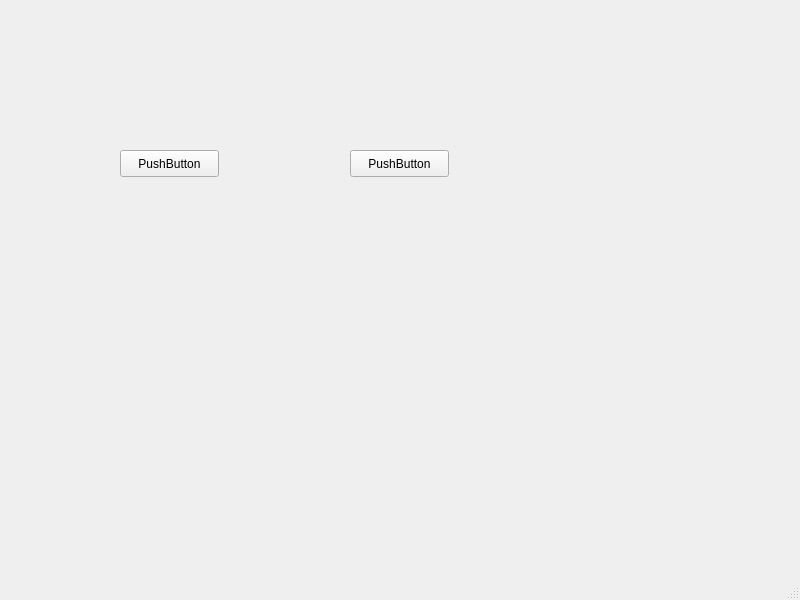
<?xml version="1.0" encoding="UTF-8"?>
<ui version="4.0">
 <class>MainWindow</class>
 <widget class="QMainWindow" name="MainWindow">
  <property name="geometry">
   <rect>
    <x>0</x>
    <y>0</y>
    <width>800</width>
    <height>600</height>
   </rect>
  </property>
  <property name="windowTitle">
   <string>MainWindow</string>
  </property>
  <widget class="QWidget" name="centralwidget">
   <widget class="QPushButton" name="pushButton">
    <property name="geometry">
     <rect>
      <x>120</x>
      <y>150</y>
      <width>99</width>
      <height>27</height>
     </rect>
    </property>
    <property name="text">
     <string>PushButton</string>
    </property>
   </widget>
   <widget class="QPushButton" name="pushButton_2">
    <property name="geometry">
     <rect>
      <x>350</x>
      <y>150</y>
      <width>99</width>
      <height>27</height>
     </rect>
    </property>
    <property name="text">
     <string>PushButton</string>
    </property>
   </widget>
  </widget>
  <widget class="QMenuBar" name="menubar">
   <property name="geometry">
    <rect>
     <x>0</x>
     <y>0</y>
     <width>800</width>
     <height>25</height>
    </rect>
   </property>
  </widget>
  <widget class="QStatusBar" name="statusbar"/>
 </widget>
 <resources/>
 <connections/>
</ui>
